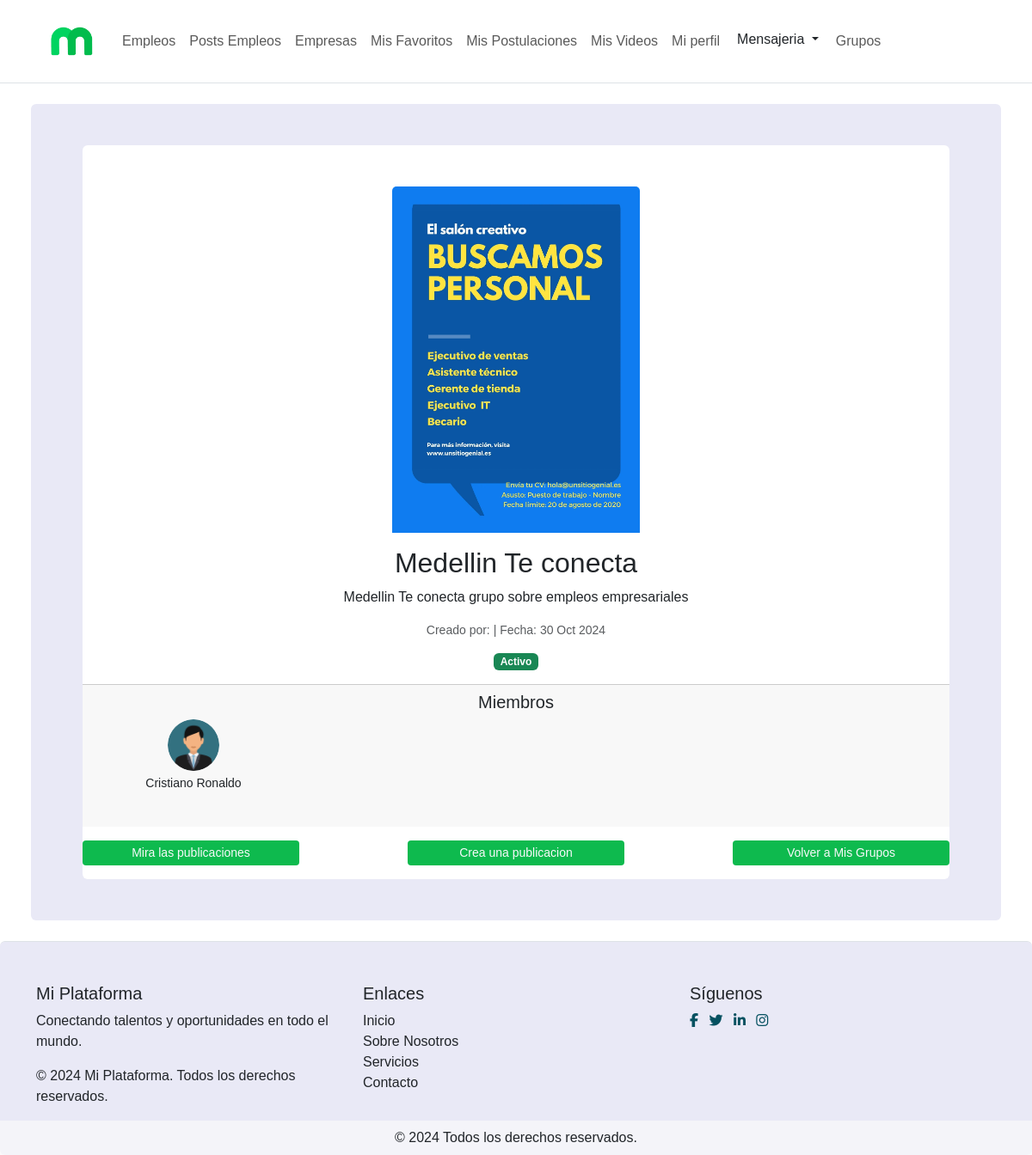
Page /detalle_grupo/4/ (signed in) on the committed database.
### grupos_interes/models.py (models this page shows, shortened)
class GrupoInteres(models.Model):
    nombre = models.CharField(max_length=255)
    descripcion = models.TextField()
    creador = models.ForeignKey(User, on_delete=models.CASCADE)
    miembros = models.ManyToManyField(User, related_name="grupos_interes", blank=True)
    fecha_creacion = models.DateTimeField(default=timezone.now)
    image = models.ImageField(upload_to='image_grupo_interes/', default='image_grupo_interes/def.png', null=True, blank=True)
    activo = models.BooleanField(default=True)
    embeddings = models.TextField(blank=True, null=True)

### users/models.py (models this page shows, shortened)
class User(AbstractBaseUser, PermissionsMixin):
    nombre = models.CharField(max_length=255)
    email = models.EmailField(unique=True)
    documento_identidad = models.CharField(max_length=20)
    indicativo_pais = models.CharField(max_length=50, choices=IndicativoPais.choices)
    telefono = models.CharField(max_length=20)
    pais = models.CharField(max_length=50, choices=Paises.choices)
    ciudad = models.CharField(max_length=100)
    foto_perfil = models.ImageField(upload_to='profile_photos/', default='profile_photos/default_profile.jpg',
                                        null=True, blank=True)
    tipo_usuario = models.CharField(max_length=10, choices=TipoUsuario.choices)
    is_active = models.BooleanField(default=True)
    is_staff = models.BooleanField(default=False)
    is_superuser = models.BooleanField(default=False)
    objects = UserManager()
    USERNAME_FIELD = 'email'
    REQUIRED_FIELDS = ['nombre']

### grupos_interes/views.py (the view)
# urls.py: path('detalle_grupo/<int:grupo_interes_id>/', views.detalle_grupo, name='detalle_grupo'),
def detalle_grupo(request, grupo_interes_id):
    user = request.user
    base = ''
    if hasattr(user, 'aspirante'):
        base = 'base_aspirante.html'
    if hasattr(user, 'reclutador_empresa'):
        base = 'base_reclutador.html'
    grupo = get_object_or_404(GrupoInteres, id=grupo_interes_id)
    miembros = grupo.miembros.all()
    return render(request, 'detalle_grupo.html', {'base': base, 'grupo': grupo, 'miembros': miembros})

### grupos_interes/templates/detalle_grupo.html (shortened to what this page needs)
{% extends base %}
{% block content %}
<div class="container-fluid">
    <div class="row m-4">
        <div class="container-md rounded " style="background-color: #e9e9f6;">
                <div class="card border-0 m-5">
                    <img src="{{ grupo.image.url }}" class="card-img-top mx-auto mt-5" alt="Imagen del grupo de interés" style="width: 18rem;">
                    <div class="card-body">
                        <h2 class="card-title">{{ grupo.nombre }}</h2>
                        <p class="card-text">{{ grupo.descripcion }}</p>
                        <p class="text-muted">
                            <small>Creado por: {{ grupo.creador.username }} | Fecha: {{ grupo.fecha_creacion|date:"d M Y" }}</small>
                        </p>
                        {% if grupo.activo %}
                            <span class="badge bg-success">Activo</span>
                        {% else %}
                            <span class="badge bg-secondary">Inactivo</span>
                        {% endif %}
                    </div>
                    <div class="card-footer">
                        <h5>Miembros</h5>
                        <div class="row">
                            {% for miembro in miembros %}
                            <div class="col-3 text-center mb-3">
                                <img src="{{ miembro.foto_perfil.url }}" alt="Avatar de {{ miembro.nombre }}" class="rounded-circle" style="width: 60px; height: 60px;">
                                <p class="small mt-1">{{ miembro.nombre }}</p>
                            </div>
                            {% endfor %}
                        </div>
                    </div>
                    <div class="d-flex justify-content-between mb-3">
                    {% if base == 'base_aspirante.html' %}
                        <a href="{% url 'publicaciones_grupo' grupo.id %}" class="btn btn-outline-light btn-sm  w-25 fondo_verde border-0 mt-3">Mira las publicaciones</a>
                        <a href="{% url 'crear_publicacion_grupo' grupo.id %}" class="btn btn-outline-light btn-sm  w-25 fondo_verde border-0 mt-3">Crea una publicacion</a>
                        <a href="{% url 'mis_grupos' %}" class="btn btn-outline-light btn-sm  w-25 fondo_verde border-0 mt-3">Volver a Mis Grupos</a>
                    {% endif %}
                    </div>
                </div>
        </div>
    </div>
</div>
{% endblock %}

### redSocialMagneto/static/styles/global.css (style rules this page uses)
body { background-color: white; }
.fondo_verde { background-color: #0EBA4E; }
a { text-decoration: none; }
* { box-sizing: border-box; margin: 0; padding: 0; font-family: Arial, Helvetica, sans-serif; }

### rows in the picture
GrupoInteres: image (picture), nombre "Medellin Te conecta", descripcion "Medellin Te conecta grupo sobre empleos empresariales", fecha_creacion "30 Oct 2024"
User: foto_perfil (picture), nombre "Cristiano Ronaldo"
